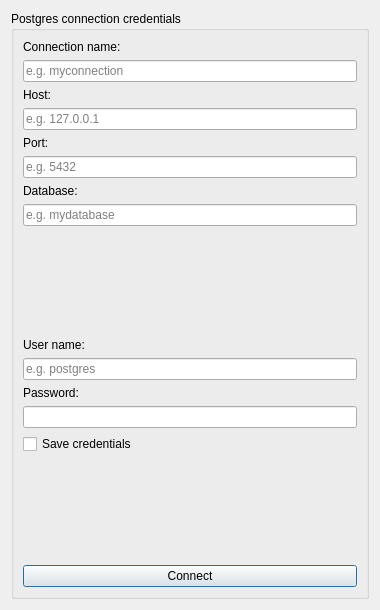
<?xml version="1.0" encoding="UTF-8"?>
<ui version="4.0">
 <class>dlgConnector</class>
 <widget class="QDialog" name="dlgConnector">
  <property name="geometry">
   <rect>
    <x>0</x>
    <y>0</y>
    <width>380</width>
    <height>610</height>
   </rect>
  </property>
  <property name="windowTitle">
   <string>Establish new postgres connection</string>
  </property>
  <layout class="QGridLayout" name="gridLayout">
   <item row="0" column="0">
    <layout class="QVBoxLayout" name="verticalLayout">
     <item>
      <widget class="QGroupBox" name="gbxConnDet">
       <property name="title">
        <string>Postgres connection credentials</string>
       </property>
       <layout class="QVBoxLayout" name="verticalLayout_2">
        <item>
         <widget class="QLabel" name="lblConnName">
          <property name="text">
           <string>Connection name:</string>
          </property>
         </widget>
        </item>
        <item>
         <widget class="QLineEdit" name="ledConnName">
          <property name="inputMask">
           <string/>
          </property>
          <property name="text">
           <string/>
          </property>
          <property name="placeholderText">
           <string>e.g. myconnection</string>
          </property>
         </widget>
        </item>
        <item>
         <widget class="QLabel" name="lblHost">
          <property name="text">
           <string>Host:</string>
          </property>
         </widget>
        </item>
        <item>
         <widget class="QLineEdit" name="ledHost">
          <property name="inputMask">
           <string/>
          </property>
          <property name="text">
           <string/>
          </property>
          <property name="placeholderText">
           <string>e.g. 127.0.0.1</string>
          </property>
         </widget>
        </item>
        <item>
         <widget class="QLabel" name="lblPort">
          <property name="text">
           <string>Port:</string>
          </property>
         </widget>
        </item>
        <item>
         <widget class="QLineEdit" name="ledPort">
          <property name="inputMask">
           <string/>
          </property>
          <property name="text">
           <string/>
          </property>
          <property name="placeholderText">
           <string>e.g. 5432</string>
          </property>
         </widget>
        </item>
        <item>
         <widget class="QLabel" name="lblDb">
          <property name="text">
           <string>Database:</string>
          </property>
         </widget>
        </item>
        <item>
         <widget class="QLineEdit" name="ledDb">
          <property name="placeholderText">
           <string>e.g. mydatabase</string>
          </property>
         </widget>
        </item>
        <item>
         <spacer name="verticalSpacer_2">
          <property name="orientation">
           <enum>Qt::Vertical</enum>
          </property>
          <property name="sizeHint" stdset="0">
           <size>
            <width>20</width>
            <height>40</height>
           </size>
          </property>
         </spacer>
        </item>
        <item>
         <widget class="QLabel" name="lblUserName">
          <property name="text">
           <string>User name:</string>
          </property>
         </widget>
        </item>
        <item>
         <widget class="QLineEdit" name="ledUserName">
          <property name="placeholderText">
           <string>e.g. postgres</string>
          </property>
         </widget>
        </item>
        <item>
         <widget class="QLabel" name="lblPassw">
          <property name="text">
           <string>Password:</string>
          </property>
         </widget>
        </item>
        <item>
         <widget class="QgsPasswordLineEdit" name="qledPassw"/>
        </item>
        <item>
         <widget class="QCheckBox" name="checkBox">
          <property name="text">
           <string>Save credentials</string>
          </property>
         </widget>
        </item>
        <item>
         <spacer name="verticalSpacer_3">
          <property name="orientation">
           <enum>Qt::Vertical</enum>
          </property>
          <property name="sizeHint" stdset="0">
           <size>
            <width>20</width>
            <height>40</height>
           </size>
          </property>
         </spacer>
        </item>
        <item>
         <widget class="QPushButton" name="btnConnect">
          <property name="text">
           <string>Connect</string>
          </property>
         </widget>
        </item>
       </layout>
      </widget>
     </item>
    </layout>
   </item>
  </layout>
 </widget>
 <customwidgets>
  <customwidget>
   <class>QgsPasswordLineEdit</class>
   <extends>QLineEdit</extends>
   <header>qgspasswordlineedit.h</header>
  </customwidget>
 </customwidgets>
 <resources/>
 <connections/>
</ui>
